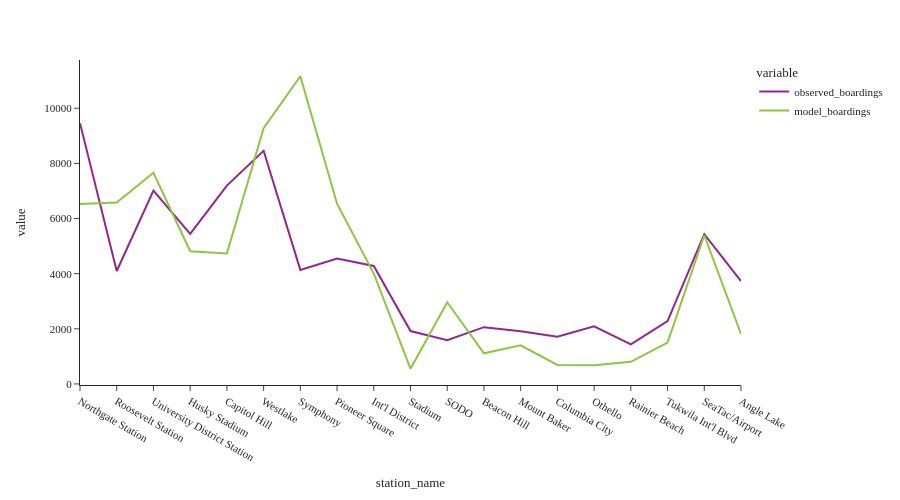

The cell this chart's notebook holds for it:
### Code cell
fig = px.line(line_1_df[['observed_boardings','model_boardings']])
fig.update_layout(height=500, width=900, font=dict(size=11),
                  yaxis_tickformat = '.00f')
fig.show()

### Figure 1 — Plotly figure (JSON) as saved in the notebook; plotly's stock layout.template omitted (floating-point values rounded to 4 significant figures)
{"data": [{"hovertemplate": "variable=observed_boardings<br>station_name=%{x}<br>value=%{y}<extra></extra>", "legendgroup": "observed_boardings", "line": {"color": "#91268F", "dash": "solid"}, "marker": {"symbol": "circle"}, "mode": "lines", "name": "observed_boardings", "orientation": "v", "showlegend": true, "type": "scatter", "x": ["Northgate Station", "Roosevelt Station", "University District Station", "Husky Stadium", "Capitol Hill", "Westlake", "Symphony", "Pioneer Square", "Int'l District", "Stadium", "SODO", "Beacon Hill", "Mount Baker", "Columbia City", "Othello", "Rainier Beach", "Tukwila Int'l Blvd", "SeaTac/Airport", "Angle Lake"], "xaxis": "x", "y": [9458.0, 4095.0, 7011.0, 5440.0, 7196.0, 8457.0, 4137.0, 4552.0, 4278.0, 1920.0, 1587.0, 2059.0, 1909.0, 1713.0, 2088.0, 1436.0, 2278.0, 5435.0, 3725.0], "yaxis": "y"}, {"hovertemplate": "variable=model_boardings<br>station_name=%{x}<br>value=%{y}<extra></extra>", "legendgroup": "model_boardings", "line": {"color": "#8CC63E", "dash": "solid"}, "marker": {"symbol": "circle"}, "mode": "lines", "name": "model_boardings", "orientation": "v", "showlegend": true, "type": "scatter", "x": ["Northgate Station", "Roosevelt Station", "University District Station", "Husky Stadium", "Capitol Hill", "Westlake", "Symphony", "Pioneer Square", "Int'l District", "Stadium", "SODO", "Beacon Hill", "Mount Baker", "Columbia City", "Othello", "Rainier Beach", "Tukwila Int'l Blvd", "SeaTac/Airport", "Angle Lake"], "xaxis": "x", "y": [6529.0, 6580.0, 7657.0, 4812.0, 4729.0, 9276.0, 11160.0, 6536.0, 4000.0, 551.0, 2962.0, 1111.0, 1399.0, 689.8, 682.4, 803.4, 1497.0, 5393.0, 1812.0], "yaxis": "y"}], "layout": {"font": {"size": 11}, "height": 500, "legend": {"title": {"text": "variable"}, "tracegroupgap": 0}, "margin": {"t": 60}, "width": 900, "xaxis": {"anchor": "y", "domain": [0.0, 1.0], "title": {"text": "station_name"}}, "yaxis": {"anchor": "x", "domain": [0.0, 1.0], "tickformat": ".00f", "title": {"text": "value"}}}}
